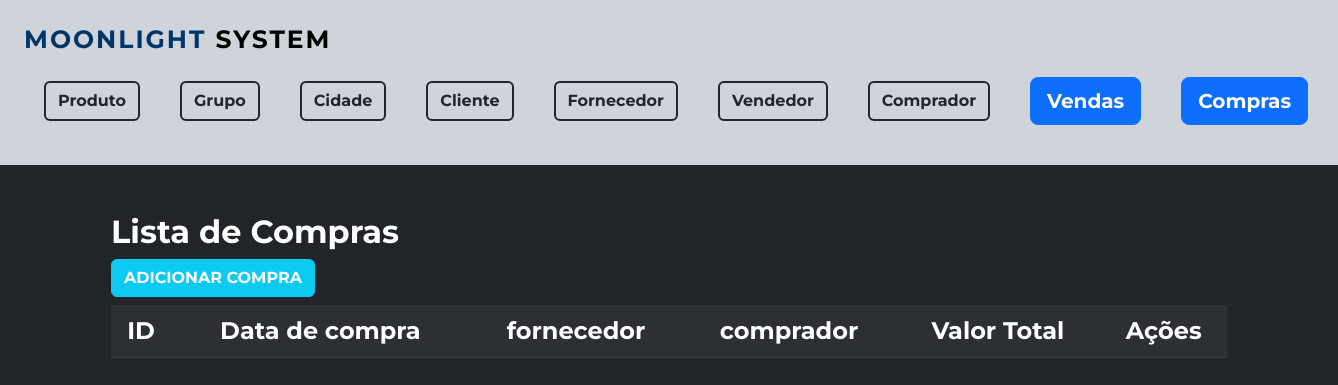
The page /compra/formListaCompra.php on the database as committed earlier.
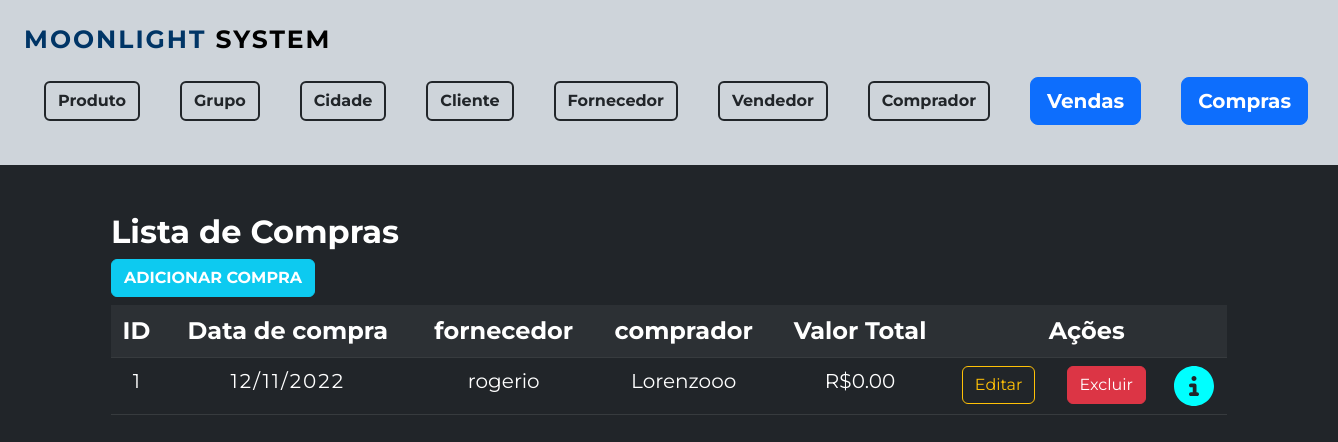
The same page on the database as committed later.
### tables this page shows
CREATE TABLE `tb_compra` (
  `id_compra` int(11) NOT NULL,
  `dt_compra` date NOT NULL,
  `fk_id_fornecedor` int(11) NOT NULL,
  `fk_id_comprador` int(11) NOT NULL,
  `vl_total` float(9,2) DEFAULT NULL
);

CREATE TABLE `tb_fornecedor` (
  `id_fornecedor` int(11) NOT NULL,
  `nm_fornecedor` varchar(55) DEFAULT NULL,
  `cnpj_fornecedor` varchar(11) DEFAULT NULL,
  `fk_id_cidade` int(11) NOT NULL
);

CREATE TABLE `tb_comprador` (
  `id_comprador` int(11) NOT NULL,
  `nm_comprador` varchar(50) NOT NULL
);

### compra/formListaCompra.php (the view, shortened to what this page needs)
<?php
include '../formMenu.php';
include '../conexao/conecta.php';
$sql="SELECT com.id_compra, com.dt_compra, forn.nm_fornecedor, pra.nm_comprador, com.vl_total FROM tb_compra com
INNER JOIN tb_fornecedor forn ON forn.id_fornecedor=com.fk_id_fornecedor INNER JOIN tb_comprador pra ON pra.id_comprador=com.fk_id_comprador";
$resultado= mysqli_query($conexao,$sql);
?>
<div class="container pt-5">
<h2 class="fw-bold"> Lista de Compras</h2>
<a class="btn btn-info mb-2 text-white fw-bold" href="formEditaCompra.php">ADICIONAR COMPRA</a>
	<table class="table table-striped table-dark container text-center">
		<tr class="fs-4">
			<th>ID </th>
			<th>Data de compra</th>
			<th>fornecedor</th>
			<th>comprador</th>
			<th>Valor Total</th>
			<th colspan="3" class="text-center">Ações</th>
		</tr>
		<?php
			while ( $item=mysqli_fetch_array($resultado)) {
				echo "<tr class='fs-5'>";
					echo "<td> $item[id_compra] </td>";
					$novaData = date("d/m/Y", strtotime($item['dt_compra']));
					echo "<td class='date'> $novaData </td>";
					echo "<td> $item[nm_fornecedor] </td>";
					echo "<td> $item[nm_comprador] </td>";
					echo "<td> R$$item[vl_total] </td>";
					echo "<td><a href='formEditaCompra.php?id=$item[id_compra]' class='btn btn-outline-warning'>Editar</a></td>";
					echo "<td><a href='formExcluirCompra.php?id=$item[id_compra]' class='btn btn-danger'>Excluir</a></td>";
					echo "<td>";
					echo "<a href='../compra1/detalheCompra.php?id=$item[id_compra]'><img src='../img/circle-info-solid.svg' alt='Detalhes' title='Detalhes' width='40'>";
					echo "</td>";
				echo "</tr>";
			}
	?>
	</table>
</div>

Rows that differ between the two databases and show on the page:
added tb_compra: id_compra "1", dt_compra "12/11/2022", tb_fornecedor.nm_fornecedor "rogerio", tb_comprador.nm_comprador "Lorenzooo", vl_total "0.00"
